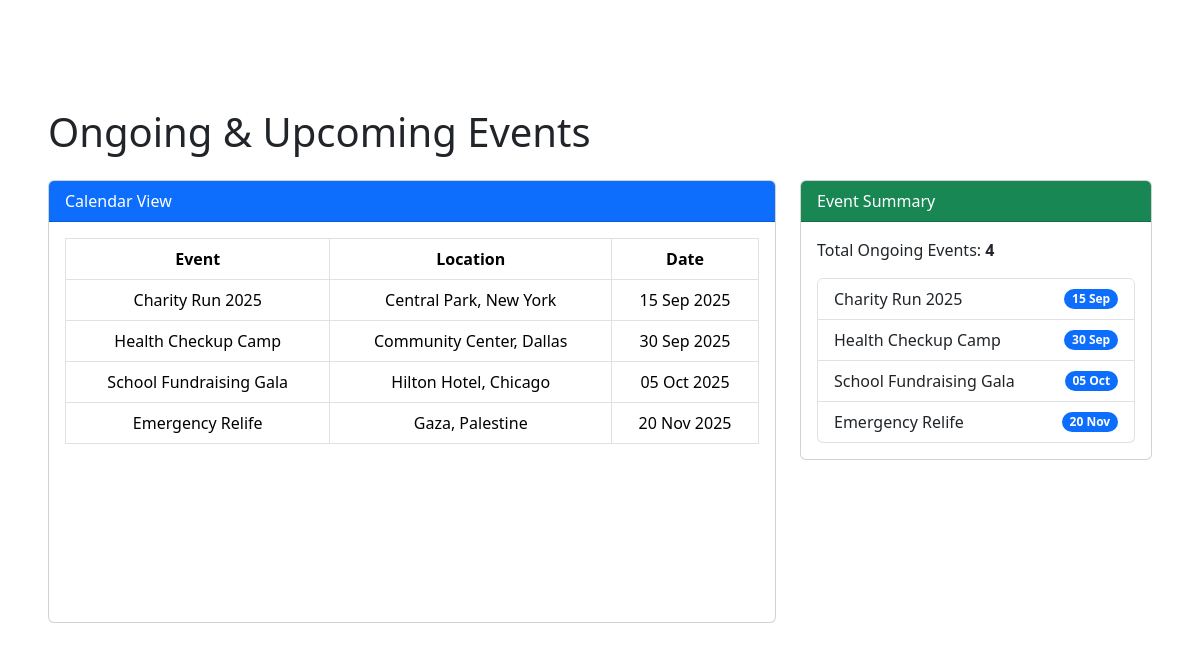
The page /pages/admin/events/events_calendar.php on the database as committed earlier.
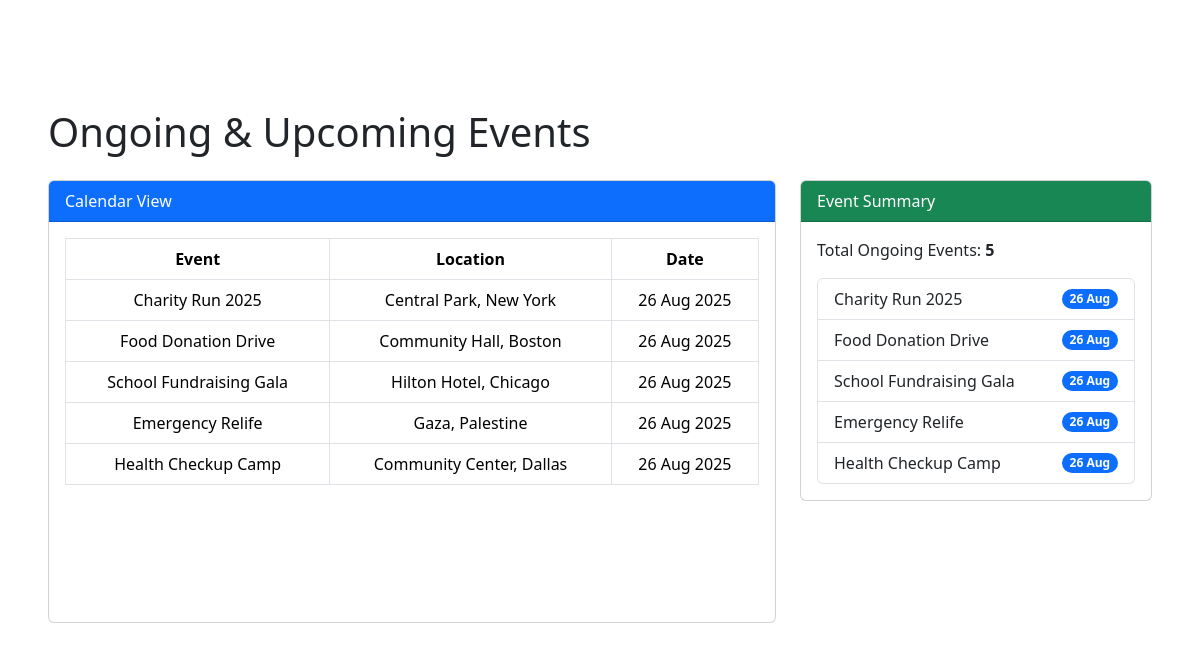
The same page on the database as committed later.
### tables this page shows
CREATE TABLE `events` (
  `id` int(11) NOT NULL,
  `name` varchar(255) NOT NULL,
  `location` varchar(255) DEFAULT NULL,
  `descriptons` varchar(255) NOT NULL,
  `date` timestamp NOT NULL DEFAULT current_timestamp() ON UPDATE current_timestamp(),
  `image_url` varchar(255) NOT NULL
);

### pages/admin/events/events_calendar.php (the view, shortened to what this page needs)
<?php
include('config.php');
$today = date('Y-m-d');
$sql = "SELECT * FROM events WHERE date >= '$today' ORDER BY date ASC";
$result = $dms->query($sql);
$events = [];
if ($result) {
    while ($row = $result->fetch_assoc()) {
        $events[] = $row;
    }
}
?>
<!DOCTYPE html>
<html lang="en">
<head>
<link href="https://cdn.jsdelivr.net/npm/bootstrap@5.3.3/dist/css/bootstrap.min.css" rel="stylesheet">
<link href="https://cdnjs.cloudflare.com/ajax/libs/font-awesome/6.5.2/css/all.min.css" rel="stylesheet">
</head>
<body>
<div class="container-fluid p-5">
    <h1 class="mb-4">Ongoing & Upcoming Events</h1>
    <div class="row">
        <div class="col-lg-8">
            <div class="card mb-4">
                <div class="card-header bg-primary text-white">
                    Calendar View
                </div>
                <div class="card-body card-calendar">
                    <table class="table table-bordered text-center">
                        <thead>
                            <tr>
                                <th>Event</th>
                                <th>Location</th>
                                <th>Date</th>
                            </tr>
                        </thead>
                        <tbody>
                        <?php if (!empty($events)) : ?>
                            <?php foreach ($events as $event) : ?>
                                <tr>
                                    <td><?= htmlspecialchars($event['name']) ?></td>
                                    <td><?= htmlspecialchars($event['location']) ?></td>
                                    <td><?= date('d M Y', strtotime($event['date'])) ?></td>
                                </tr>
                            <?php endforeach; ?>
                        <?php else: ?>
                            <tr><td colspan="3">No ongoing events.</td></tr>
                        <?php endif; ?>
                        </tbody>
                    </table>
                </div>
            </div>
        </div>
        <div class="col-lg-4">
            <div class="card mb-4">
                <div class="card-header bg-success text-white">Event Summary</div>
                <div class="card-body">
                    <p>Total Ongoing Events: <strong><?= count($events) ?></strong></p>
                    <?php if (!empty($events)) : ?>
                        <ul class="list-group">
                        <?php foreach ($events as $event) : ?>
                            <li class="list-group-item d-flex justify-content-between align-items-center">
                                <?= htmlspecialchars($event['name']) ?>
                                <span class="badge bg-primary rounded-pill"><?= date('d M', strtotime($event['date'])) ?></span>
                            </li>
                        <?php endforeach; ?>
                        </ul>
                    <?php else: ?>
                        <p>No events scheduled.</p>
                    <?php endif; ?>
                </div>
            </div>
        </div>
    </div>
</div>
</body>
</html>

### pages/admin/events/events_calendar.php (style rules this page uses)
body { padding-top: 60px; }
.card-calendar { height: 400px; overflow-y: auto; }

Rows that differ between the two databases and show on the page:
changed events "Charity Run 2025": date "15 Sep 2025" → "26 Aug 2025"; date "15 Sep" → "26 Aug"
now on this page (row edited): events: name "Food Donation Drive", location "Community Hall, Boston", date "26 Aug 2025", date "26 Aug"
changed events "School Fundraising Gala": date "05 Oct 2025" → "26 Aug 2025"; date "05 Oct" → "26 Aug"
changed events "Emergency Relife": date "20 Nov 2025" → "26 Aug 2025"; date "20 Nov" → "26 Aug"
changed events "Health Checkup Camp": date "30 Sep 2025" → "26 Aug 2025"; date "30 Sep" → "26 Aug"; moves down the list
Other text that changed with them:
count($events): "4" → "5"
